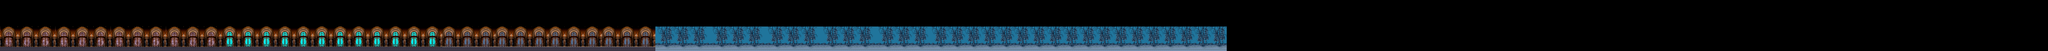

Rendered tile map (Tiled .tmx) drawn with the repository's tilesets; below, a short description and the map source with its tile grids summarised:
An orthogonal 1000x25 tile map with 14x14 px tiles, 1 tile layer (Tile Layer 1), 6 tilesets and 6 objects.

<map version="1.0" orientation="orthogonal" renderorder="right-down" width="1000" height="25" tilewidth="14" tileheight="14" nextobjectid="63">
 <tileset firstgid="1" name="DS DSi - Castlevania Order of Ecclesia - Entrance Hall" tilewidth="14" tileheight="14" spacing="2" margin="1" tilecount="4235" columns="55">
  <image source="DS DSi - Castlevania Order of Ecclesia - Entrance Hall.png" width="881" height="1243" />
 </tileset>
 <tileset firstgid="4236" name="another_gary_w_roof_a4_by_rpg_customz-d8tnjz4" tilewidth="14" tileheight="14" spacing="2" margin="1" tilecount="40" columns="4">
  <image source="another_gary_w_roof_a4_by_rpg_customz-d8tnjz4.png" width="64" height="160" />
 </tileset>
 <tileset firstgid="4276" name="DS DSi - Castlevania Order of Ecclesia - Wygol Village" tilewidth="14" tileheight="14" spacing="2" margin="1" tilecount="2772" columns="66">
  <image source="DS DSi - Castlevania Order of Ecclesia - Wygol Village.png" width="1056" height="672" />
 </tileset>
 <tileset firstgid="7048" name="DS DSi - Castlevania Dawn of Sorrow - Drawbridge" tilewidth="14" tileheight="14" spacing="2" margin="1" tilecount="765" columns="17">
  <image source="DS DSi - Castlevania Dawn of Sorrow - Drawbridge.png" width="273" height="733" />
 </tileset>
 <tileset firstgid="7813" name="sewer_1" tilewidth="14" tileheight="14" spacing="2" margin="1" tilecount="352" columns="16">
  <image source="sewer_1.png" width="256" height="352" />
 </tileset>
 <tileset firstgid="8165" name="DS DSi - Castlevania Dawn of Sorrow - Lost Village" tilewidth="14" tileheight="14" spacing="2" margin="1" tilecount="65824" columns="272">
  <image source="DS DSi - Castlevania Dawn of Sorrow - Lost Village.png" width="4352" height="3872" />
 </tileset>
 <layer name="Tile Layer 1" width="1000" height="25">
  <data>[25000 cells, 7188 non-empty, 1098 distinct tile ids]</data>
 </layer>
 <objectgroup name="Object Layer 1">
  <object id="2" x="1.99668" y="338.984" width="4478" height="11.5" rotation="-0.0379691" />
  <object id="3" x="4482" y="336" width="3903" height="14" />
  <object id="5" x="-2" y="183" width="2" height="165" />
 </objectgroup>
 <objectgroup name="Object Layer 2">
  <object id="27" x="1810" y="332" width="27" height="12" />
  <object id="28" x="2118" y="332" width="27" height="10" />
 </objectgroup>
 <objectgroup name="Object Layer 3" />
 <objectgroup name="Object Layer 4" />
 <objectgroup name="Object Layer 5">
  <object id="62" x="420" y="323" width="18" height="13" />
 </objectgroup>
</map>
